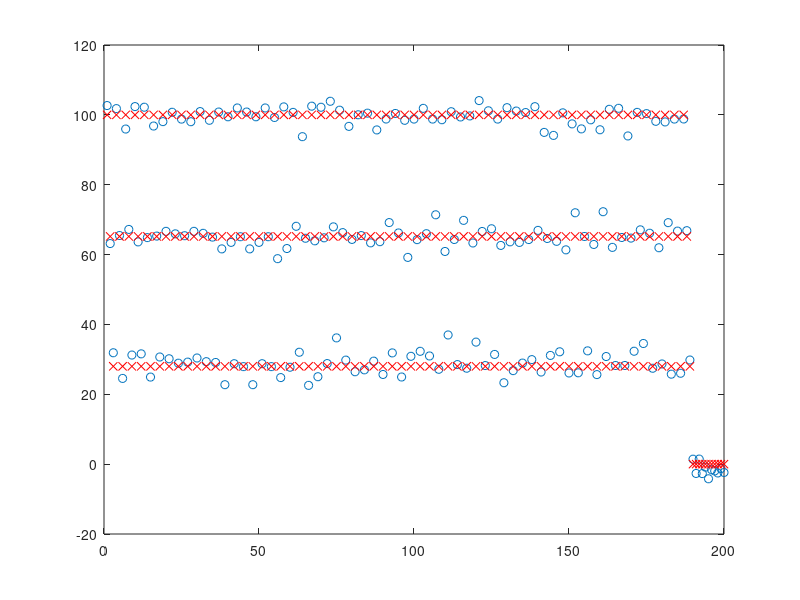

Source code (MATLAB):
%PA calibration global background
Data=[...
2	100	1258.357143	944.5017007;...
2	65.19	1106.634354	868.8044218;...
2	28.00000434	980.9472789	800.0544218;...
10	100	6078.520408	4448.258503;...
10	65.19	5455.290816	4150.414966;...
10	28.00000434	4885.687075	3895.14966;...
20	100	11143.81463	8250.294218;...
20	65.19	10764.27786	8205.22449;...
20	28.00000434	9532.319728	7527.341837;...
2	100	1257.877551	944.4438776;...
2	65.19	1106.297619	868.0731293;...
2	28.00000434	982.5510204	801.6496599;...
10	100	6090.658163	4455.261905;...
10	65.19	5455.246599	4152.977891;...
10	28.00000434	4884.952381	3892.884354;...
20	100	11190.27002	8278.992151;...
20	65.19	10636.23299	8119.807823;...
20	28.00000434	9518.802721	7521.164966;...
2	100	1253.018707	945.170068;...
2	65.19	1109.284014	867.4098639;...
2	28.00000434	982.3690476	802.8673469;...
10	100	6103.02551	4470.627551;...
10	65.19	5466.829932	4156.923469;...
10	28.00000434	4890.22763	3879.598116;...
20	100	11052.63946	8155.044218;...
20	65.19	10646.37585	8127.02551;...
20	28.00000434	9562.70068	7569.768707;...
2	100	1252.869048	945.0816327;...
2	65.19	1109.629252	867.6734694;...
2	28.00000434	982.6428571	802.8758503;...
10	100	6104.037415	4470.462585;...
10	65.19	5467.010204	4156.392857;...
10	28.00000434	4891.307692	3878.527473;...
20	100	11049.84184	8155.714286;...
20	65.19	10642.89796	8127.755102;...
20	28.00000434	9561.02381	7569.321429;...
2	100	1254.040816	943.1585557;...
2	65.19	1103.369048	867.7823129;...
2	28.00000434	976.9540816	805.7687075;...
10	100	6095.994898	4471.290816;...
10	65.19	5470.173469	4170.153061;...
10	28.00000434	4905.418367	3892.027211;...
20	100	11449.32823	8435.314626;...
20	65.19	10637.20748	8122.234694;...
20	28.00000434	9610.096939	7619.996599;...
2	100	1254.040816	943.1585557;...
2	65.19	1103.369048	867.7823129;...
2	28.00000434	976.9540816	805.7687075;...
10	100	6095.994898	4471.290816;...
10	65.19	5470.173469	4170.153061;...
10	28.00000434	4905.418367	3892.027211;...
20	100	11449.32823	8435.314626;...
20	65.19	10637.20748	8122.234694;...
20	28.00000434	9610.096939	7619.996599;...
2	100	1255.122449	945.5323129;...
2	65.19	1103.763605	870.877551;...
2	28.00000434	978.8962585	805.3384354;...
10	100	6086.130298	4451.582418;...
10	65.19	5448.209184	4161.469388;...
10	28.00000434	4899.717687	3892.003401;...
20	100	11345.05782	8365.27551;...
20	65.19	10671.34864	8122.826531;...
20	28.00000434	9600.826531	7576.323129;...
2	100	1247.386054	945.329932;...
2	65.19	1107.397959	867.8979592;...
2	28.00000434	981.4098639	809.5867347;...
10	100	6102.295918	4462.319728;...
10	65.19	5462.11303	4162.166405;...
10	28.00000434	5225.430272	4158.003401;...
20	100	11799.21769	8707.166667;...
20	65.19	10633.2415	8121.843537;...
20	28.00000434	9595.583333	7600.355442;...
2	100	1257.467687	942.6173469;...
2	65.19	1117.982993	872.8673469;...
2	28.00000434	987.0867347	800.8826531;...
10	100	6100.270408	4465.979592;...
10	65.19	5472.607143	4159.690476;...
10	28.00000434	4917.535322	3896.934066;...
20	100	11180.56803	8272.272109;...
20	65.19	10628.53912	8122.187075;...
20	28.00000434	9508.768707	7549.656463;...
2	100	1257.386054	946.4353741;...
2	65.19	1110.620748	869.6428571;...
2	28.00000434	985.462585	808.4795918;...
10	100	6103.370748	4472.008503;...
10	65.19	5459.020408	4162.406463;...
10	28.00000434	4896.232993	3881.692177;...
20	100	10997.77891	8138.947279;...
20	65.19	10648.04252	8143.678571;...
20	28.00000434	9546.725275	7587.693878;...
2	100	1252.1146	943.7394035;...
2	65.19	1115.880952	870.037415;...
2	28.00000434	987.7670068	805.5884354;...
10	100	6096.19898	4467.202381;...
10	65.19	5465.263605	4154.636054;...
10	28.00000434	4941.248299	3936.697279;...
20	100	11783.62245	8729.491497;...
20	65.19	10612.71088	8155.920068;...
20	28.00000434	9659.778912	7634.685374;...
2	100	1256.641156	947.127551;...
2	65.19	1107.433673	868.3197279;...
2	28.00000434	987.4982993	804.9268707;...
10	100	6095.472527	4460.167975;...
10	65.19	5470.882653	4159.756803;...
10	28.00000434	5525.702381	4363.180272;...
20	100	11787.81633	8729.528912;...
20	65.19	10700.11224	8116.517007;...
20	28.00000434	9588.287415	7608.75;...
2	100	1249.782313	942.207483;...
2	65.19	1105.732993	870.3554422;...
2	28.00000434	988.6768707	801.3554422;...
10	100	6098.387755	4466.568027;...
10	65.19	5465.537415	4163.044218;...
10	28.00000434	5069.62585	4020.721088;...
20	100	11756.39717	8699.163265;...
20	65.19	10676.48469	8111.828231;...
20	28.00000434	9598.151361	7614.14966;...
2	100	1249.892857	941.1938776;...
2	65.19	1111.780612	872.6343537;...
2	28.00000434	990.5816327	804.8520408;...
10	100	6118.935374	4467.239796;...
10	65.19	5458.287284	4147.577708;...
10	28.00000434	5063.744898	4017.418367;...
20	100	11835.79422	8745.32483;...
20	65.19	10680.58333	8136.534014;...
20	28.00000434	9593.437075	7575.731293;...
2	100	1255.153061	946.0221088;...
2	65.19	1113.831633	874.920068;...
2	28.00000434	983.5855573	810.6153846;...
10	100	6102.622449	4464.467687;...
10	65.19	5455.47449	4158.460884;...
10	28.00000434	4892.426871	3890.622449;...
20	100	11076.53741	8153.867347;...
20	65.19	10643.94558	8142.27551;...
20	28.00000434	9543.156463	7556.20068;...
2	100	1257.862245	946.1530612;...
2	65.19	1121.034014	878.829932;...
2	28.00000434	994.8265306	813.170068;...
10	100	6081.261905	4447.77551;...
10	65.19	5472.664966	4156.933673;...
10	28.00000434	4933.27551	3924.164966;...
20	100	11775.79121	8755.637363;...
20	65.19	10663.77891	8148.02551;...
20	28.00000434	9496.340136	7498.954082;...
2	100	1255.619048	951.122449;...
2	65.19	1115.244898	874.8520408;...
2	28.00000434	990.6615646	807.6105442;...
10	100	6094.064626	4464.867347;...
10	65.19	5462.093537	4173.554422;...
10	28.00000434	4896.411303	3896.648352;...
20	100	11707.05442	8678.517007;...
20	65.19	10704.67347	8115.018707;...
20	28.00000434	8938.82483	7087.307823;...
2	100	1256.62415	949.9710884;...
2	65.19	1112.828231	871.6037415;...
2	28.00000434	979.8163265	798.6156463;...
10	100	6102.122449	4479.620748;...
10	65.19	5460.756803	4165.731293;...
10	28.00000434	4890.535322	3894.124019;...
20	100	11028.4932	8162.401361;...
20	65.19	10695.94898	8105.421769;...
20	28.00000434	9568.903061	7560.904762;...
2	100	1255.787415	943.6734694;...
2	65.19	1107.848639	870.8333333;...
2	28.00000434	979.5782313	802.4982993;...
10	100	6091.018707	4456.889456;...
10	65.19	5461.070644	4157.166405;...
10	28.00000434	4909.710884	3897.612245;...
20	100	11062.83673	8204.39966;...
20	65.19	10638.59354	8126.857143;...
20	28.00000434	9617.258503	7587.222789;...
2	100	1255.25	944.1547619;...
2	65.19	1114.039116	870.6632653;...
2	28.00000434	985.7380952	801.3469388;...
10	100	6112.323129	4479.071429;...
10	65.19	5466.426871	4155.862245;...
10	28.00000434	4900.160126	3893.618524;...
20	100	11131.71939	8221.732993;...
20	65.19	10608.13435	8127.231293;...
20	28.00000434	9537.503401	7553.758503;...
2	100	1249.204082	942.411303;...
2	65.19	1113.790816	868.4489796;...
2	28.00000434	982.4931973	807.292517;...
10	100	6078.248299	4461.367347;...
10	65.19	5461.545918	4149.540816;...
10	28.00000434	4888.489796	3890.835034;...
20	100	11781.38946	8724.217687;...
20	65.19	10695.90646	8153.717687;...
20	28.00000434	9608.984694	7602.423469;...
2	0.00	1071.3	906.4;...
2	0.00	1065.2	906.04;...
2	0.00	1069.4	904.78;...
10	0.00	4553.4	3752.7;...
10	0.00	4554.7	3745.5;...
10	0.00	4539.7	3748.3;...
10	0.00	4549.7	3744.8;...
20	0.00	8937.5	7324.7;...
20	0.00	8938.2	7330.4;...
20	0.00	8951.1	7330.2;...
20	0.00	8938.8	7329.7];


Data(:,3)=Data(:,3)/1000;
Data(:,4)=Data(:,4)/1000;
Data(:,3)=Data(:,3)./Data(:,4);
B=[Data(:,1) Data(:,2)];
A=[ones(size(Data,1),1) Data(:,3) Data(:,4) Data(:,3).^2 Data(:,4).^2 Data(:,3).*Data(:,4)];
X=A\B

Result=A*X
figure;plot(Result(:,2),'o');hold on;
plot(Data(:,2),'rx');

dev_thickness = (sum((Data(:,1)-Result(:,1)).^2)./size(Data,1)).^0.5
dev_density = (sum((Data(:,2)-Result(:,2)).^2)./size(Data,1)).^0.5
%dev = (sum((Data(:,2)-Result(:,2)).^2)./size(Data,1)).^0.5



